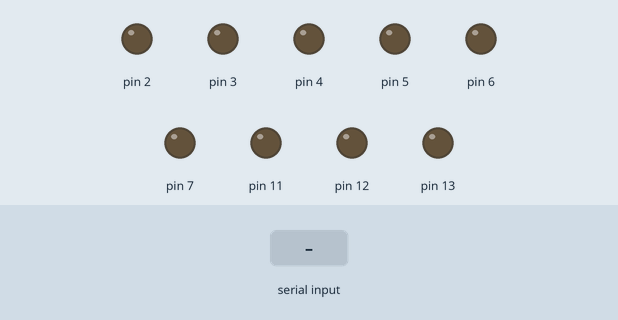
The sketch below on a simulated Arduino Uno, built with avr-gcc and run on an emulated ATmega328P. Shown: output pins drawn as LEDs (lit = HIGH). The inputs (shaded band) are chosen by the test bench.

Above: at 1.2 s.
1.3 s: "a" received over Serial
At 2.1 s:
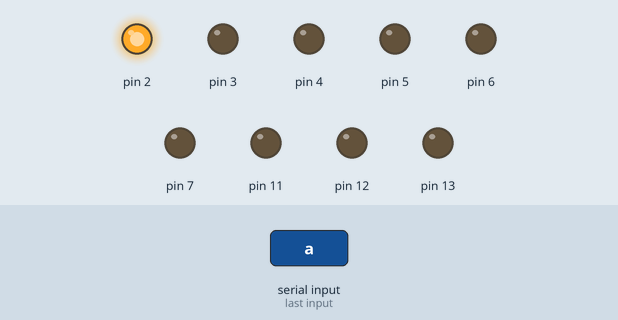
2.8 s: "b" received over Serial
At 3.2 s:
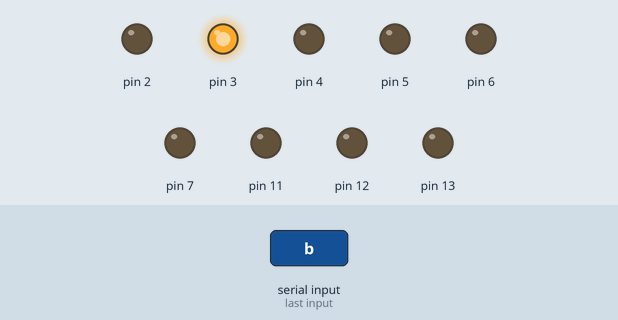
4.3 s: "c" received over Serial
At 5.5 s:
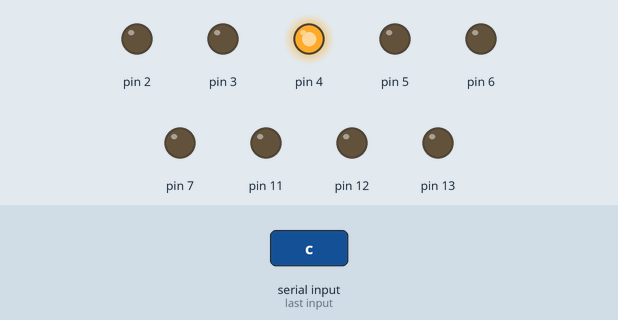
5.8 s: "d" received over Serial
At 6.7 s:
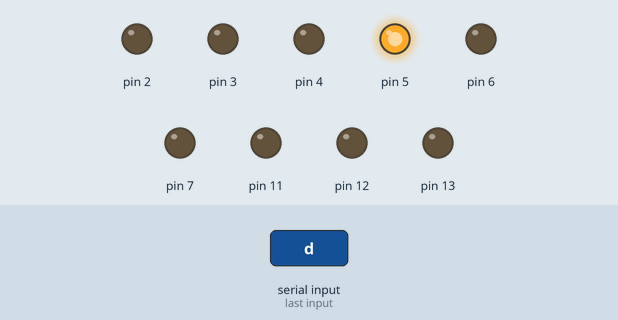
7.3 s: "e" received over Serial
At 7.8 s:
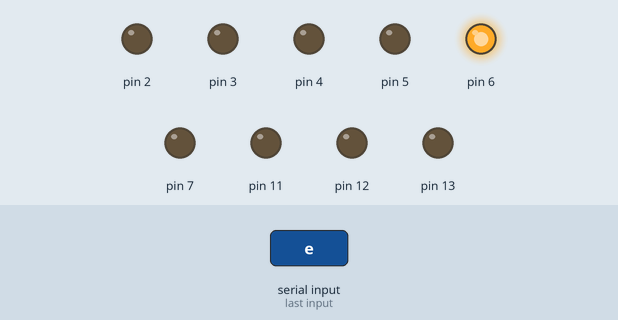
8.8 s: "f" received over Serial
At 10.2 s:
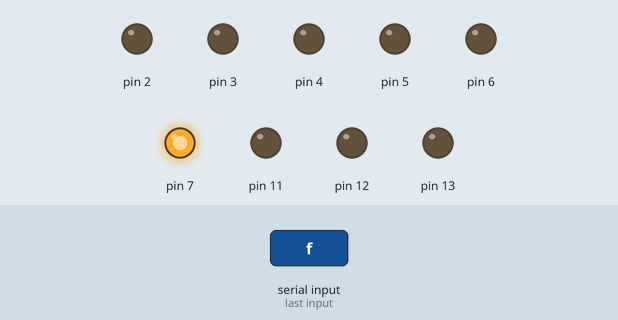
Timing chart, 0 to 11.3 s (numbered marks = the images above; inputs shaded):
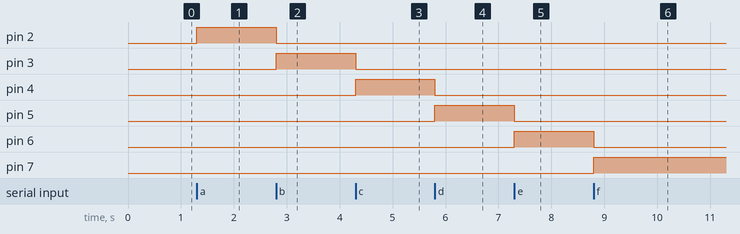

The sketch:

led.ino
```cpp
void setup() {
  // put your setup code here, to run once:
 pinMode(13,OUTPUT);
 pinMode(12,OUTPUT);
 pinMode(11,OUTPUT);
 pinMode(7,OUTPUT);
 pinMode(6,OUTPUT);
 pinMode(5,OUTPUT);
pinMode(4,OUTPUT);
pinMode(3,OUTPUT);
pinMode(2,OUTPUT);


Serial.begin(9600);

}


void loop()
{
  // put your main code here, to run repeatedly:
if (Serial.available()) // Serial Porta girdi değerinin olup olmadığını kontrol et.eger girdi varsa yazdır.
{
  int DATA= Serial.read();


   if(DATA=='a')
      {
          digitalWrite(13,LOW);
          digitalWrite(12,LOW);
          digitalWrite(11,LOW);
          digitalWrite(7,LOW);
          digitalWrite(6,LOW);
          digitalWrite(5,LOW);
          digitalWrite(4,LOW);
          digitalWrite(3,LOW);
          digitalWrite(2,HIGH);

        }

    else if(DATA=='b')
      {
          digitalWrite(13,LOW);
          digitalWrite(12,LOW);
          digitalWrite(11,LOW);
          digitalWrite(7,LOW);
          digitalWrite(6,LOW);
          digitalWrite(5,LOW);
          digitalWrite(4,LOW);
          digitalWrite(3,HIGH);
          digitalWrite(2,LOW);
        }

    else if(DATA=='c')
      {
          digitalWrite(13,LOW);
          digitalWrite(12,LOW);
          digitalWrite(11,LOW);
          digitalWrite(7,LOW);
          digitalWrite(6,LOW);
          digitalWrite(5,LOW);
          digitalWrite(4,HIGH);
          digitalWrite(3,LOW);
          digitalWrite(2,LOW);
        }
    else if(DATA=='d')
      {
          digitalWrite(13,LOW);
          digitalWrite(12,LOW);
          digitalWrite(11,LOW);
          digitalWrite(7,LOW);
          digitalWrite(6,LOW);
          digitalWrite(5,HIGH);
          digitalWrite(4,LOW);
          digitalWrite(3,LOW);
          digitalWrite(2,LOW);
        }
     else if(DATA=='e')
      {
          digitalWrite(13,LOW);
          digitalWrite(12,LOW);
          digitalWrite(11,LOW);
          digitalWrite(7,LOW);
          digitalWrite(6,HIGH);
          digitalWrite(5,LOW);
          digitalWrite(4,LOW);
          digitalWrite(3,LOW);
          digitalWrite(2,LOW);
        }
     else if(DATA=='f')
      {
          digitalWrite(13,LOW);
          digitalWrite(12,LOW);
          digitalWrite(11,LOW);
          digitalWrite(7,HIGH);
          digitalWrite(6,LOW);
          digitalWrite(5,LOW);
          digitalWrite(4,LOW);
          digitalWrite(3,LOW);
          digitalWrite(2,LOW);
        }
     else if(DATA=='g')
      {
        digitalWrite(13,LOW);
          digitalWrite(12,LOW);
          digitalWrite(11,HIGH);
          digitalWrite(7,LOW);
          digitalWrite(6,LOW);
          digitalWrite(5,LOW);
          digitalWrite(4,LOW);
          digitalWrite(3,LOW);
          digitalWrite(2,LOW);
        }
     else if(DATA=='h')
      {
          digitalWrite(13,LOW);
          digitalWrite(12,HIGH);
          digitalWrite(11,LOW);
          digitalWrite(7,LOW);
          digitalWrite(6,LOW);
          digitalWrite(5,LOW);
          digitalWrite(4,LOW);
          digitalWrite(3,LOW);
          digitalWrite(2,LOW);
        }
     else if(DATA=='k')
      {
          digitalWrite(13,HIGH);
          digitalWrite(12,LOW);
          digitalWrite(11,LOW);
          digitalWrite(7,LOW);
          digitalWrite(6,LOW);
          digitalWrite(5,LOW);
          digitalWrite(4,LOW);
          digitalWrite(3,LOW);
          digitalWrite(2,LOW);

        }
  }
}
```

Measured:
- after the input at 1.3 s, pin 2: LOW → HIGH at once
- after the input at 2.8 s, pin 2: HIGH → LOW at once; pin 3: LOW → HIGH at once
- after the input at 4.3 s, pin 3: HIGH → LOW at once; pin 4: LOW → HIGH at once
- after the input at 5.8 s, pin 4: HIGH → LOW at once; pin 5: LOW → HIGH at once
- after the input at 7.3 s, pin 5: HIGH → LOW at once; pin 6: LOW → HIGH at once
- after the input at 8.8 s, pin 6: HIGH → LOW at once; pin 7: LOW → HIGH at once
